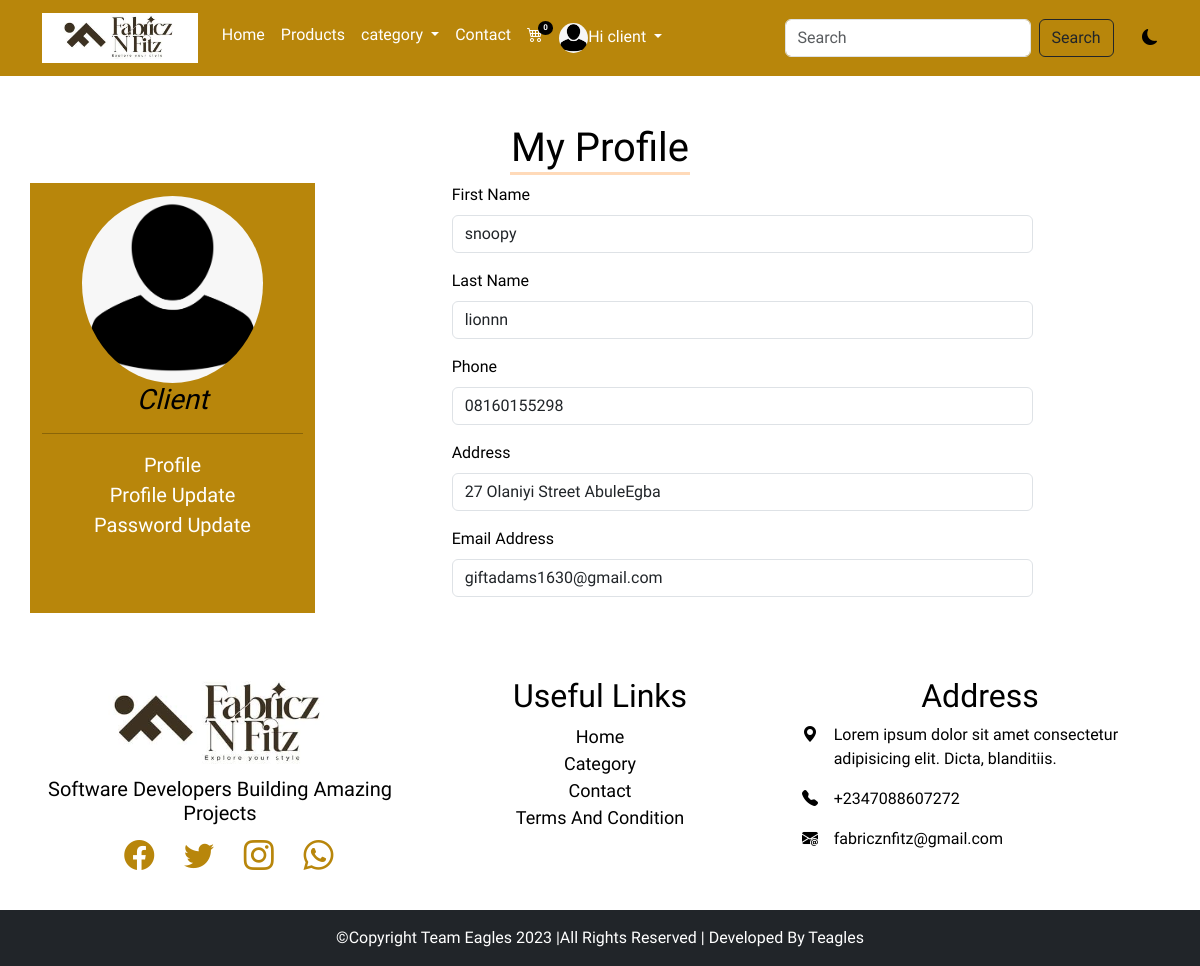
Screenshot of /profile (signed in) with the database file from the repository.
### main/models.py (models this page shows, shortened)
class AppInfo(models.Model):
 appname = models.CharField(max_length=50)
 logo =  models.ImageField(upload_to='logo')
 banner = models.ImageField(upload_to='banner')
 carousel1 = models.ImageField(upload_to='carousel')
 carousel2 = models.ImageField(upload_to='carouse2')
 carousel3 = models.ImageField(upload_to='carouse3')

class Customer(models.Model):
   user = models.OneToOneField(User, on_delete=models.CASCADE)
   first_name = models.CharField(max_length=100)
   last_name = models.CharField(max_length=100)
   phone = models.CharField(max_length=20)
   address = models.CharField(max_length=100)
   email = models.CharField(max_length=104)
   pix = models.ImageField(upload_to='profilepix')
   joined = models.DateTimeField(auto_now_add=True)

### main/views.py (the view)
# urls.py: path('profile', views.profile, name='profile'),
@login_required(login_url='signin')
def profile(request):
    userprof = Customer.objects.get(user__username = request.user.username)
    context = {
        'userprof':userprof
    }
    return render(request, 'profile.html', context)

### main/context_processor.py (called while the page is built)
def feature(request):
   info = AppInfo.objects.get(pk=1)
   categ = Category.objects.all()
   context = {
     'info' :info,
     'categ' : categ,
    }
   return context

def cartcount(request):
   cart = Cart.objects.filter(user__username = request.user.username, paid=False)
   itemcount = 0
   for item in cart:
      itemcount += item.quantity
   context ={
      'itemcount':itemcount
    }
   return context

### main/templates/profile.html (shortened to what this page needs)
{% extends 'base.html' %}
{% block header %} {% include 'header.html' %} {% endblock header %}
{% block content %}
<div class="container mt-5 mb-5">
  <h1 class="text-center text-capitalize title">my profile</h1>
  <div class="row">
    <div class="col-12 col-md-3 pavat">
      <img src="{{userprof.pix.url}}" alt="" style="height: 200px">
      <h3 class="text-capitalize">{{userprof.user}}</h3>
      <hr>
      <ul class="list-unstyled">
        <li><a href="{% url 'profile' %}">profile</a></li>
        <li><a href="{% url 'profile_update' %}">profile update</a></li>
        <li><a href="{% url 'password_update' %}">password update</a></li>
      </ul>
    </div>
    <div class="col-12 col-md-9 pform">
      <form action="">
        <div class="mb-3">
          <label for="exampleFormControlInput1" class="form-label">first name</label>
          <input type="text" value="{{userprof.first_name}}" class="form-control" id="exampleFormControlInput1">
        </div>
        <div class="mb-3">
          <label for="exampleFormControlInput1" class="form-label">last name</label>
          <input type="text" value="{{userprof.last_name}}" class="form-control" id="exampleFormControlInput1">
        </div>
        <div class="mb-3">
          <label for="exampleFormControlInput1" class="form-label">phone</label>
          <input type="text" value="{{userprof.phone}}" class="form-control" id="exampleFormControlInput1">
        </div>
        <div class="mb-3">
          <label for="exampleFormControlInput1" class="form-label">address</label>
          <input type="text" value="{{userprof.address}}" class="form-control" id="exampleFormControlInput1">
        </div>
        <div class="mb-3">
          <label for="exampleFormControlInput1" class="form-label">email address</label>
          <input type="email" value="{{userprof.email}}" class="form-control" id="exampleFormControlInput1">
        </div>
      </form>
    </div>
  </div>
</div>
{% endblock content %}
{% block footer %} {% include 'footer.html' %} {% endblock footer %}

### main/templates/header.html (shortened to what this page needs)
<nav class="navbar navbar-expand-lg sticky-top">
  <div class="container">
   <a class="navbar-brand" href="#"><img src="{{info.logo.url}}" alt="" height="50px"></a>
    <div class="collapse navbar-collapse" id="navbarSupportedContent">
      <ul class="navbar-nav me-auto mb-2 mb-lg-0">
      {% if user.is_authenticated %}
      <li class="nav-item">
          <a class="nav-link" aria-current="page" href="{% url 'home' %}">Home</a>
      </li>
      <li class="nav-item">
        <a class="nav-link" href="{% url 'products' %}">Products</a>
      </li>
            <li class="nav-item dropdown">
            <a class="nav-link dropdown-toggle" href="#" role="button" data-bs-toggle="dropdown" aria-expanded="false">
              category
            </a>
        </li>
        <li class="nav-item">
          <a class="nav-link" href="{% url 'contact' %}">Contact</a>
      </li>
      <li class="nav-item">
        <a class="nav-link" href="{% url 'cart' %}">
          <div class="wrapper">
            <i class="bi bi-cart4"></i>
            <span class="badge">{{itemcount}}</span>
          </div>
        </a>
    </li>
     <li class="nav-item dropdown">
        <a class="nav-link dropdown-toggle" href="#" role="button" data-bs-toggle="dropdown" aria-expanded="false">
          {% if user.customer %}
           <img src="{{user.customer.pix.url}}" style="height: 30px" alt=""><span>Hi {{user.username}}</span>
          {% endif %}
        </a>
    </li>
          {% endif %}
        </ul>
  <form action="{% url 'search' %}" method="POST" class="d-flex" role="search">
     <input class="form-control me-2" name="item" type="search" placeholder="Search" aria-label="Search">
     <button type="submit" class="btn btn-outline-dark" type="submit">Search</button>
  </form>
  <div class="david">
    <i class="bi bi-moon-fill"></i>
  </div>
  </div>
</div>
</nav>

### main/static/css/style.css (style rules this page uses)
* { padding: 0%; margin: 0%; box-sizing: border-box; }
.navbar { background-color: darkgoldenrod; }
.navbar-nav a { color: white; }
.wrapper { position: relative; }
.wrapper span { position: absolute; top: -2px; right: -10px; background-color: black; font-size: 8px; border-radius: 50%; }
.nav-item img { border-radius: 50%; }
.david { margin-left: 3%; cursor: pointer; }
:root { --bg: white; --icon: black; --text: black; }
body { background: var(--bg) !important; color: var(--text) !important; overflow-y: hidden; font-family: 'Alkatra', cursive !important; }
.title::after { content: ''; display: block; width: 180px; height: 3px; background-color: peachpuff; margin-left: auto; margin-right: auto; }
.pavat { background-color: darkgoldenrod; text-align: center; }
.pavat h3 { font-style: italic; }
.pavat img { padding-top: 5%; border-radius: 100%; height: 200px; }
.pavat li a { text-decoration: none; text-transform: capitalize; color: white; font-size: 20px; }
.pform form { width: 70%; margin-left: 15%; margin-right: 15%; }
.pform label { text-transform: capitalize; font-weight: 500; }

### rows the page displays
AppInfo: logo (picture)
Customer: pix (placeholder picture), user "Client", first_name "snoopy", last_name "lionnn", phone "08160155298", address "27 Olaniyi Street AbuleEgba", email "giftadams1630@gmail.com"

### other values shown
{{ itemcount }} "0"
{{ user.username }} "client"
